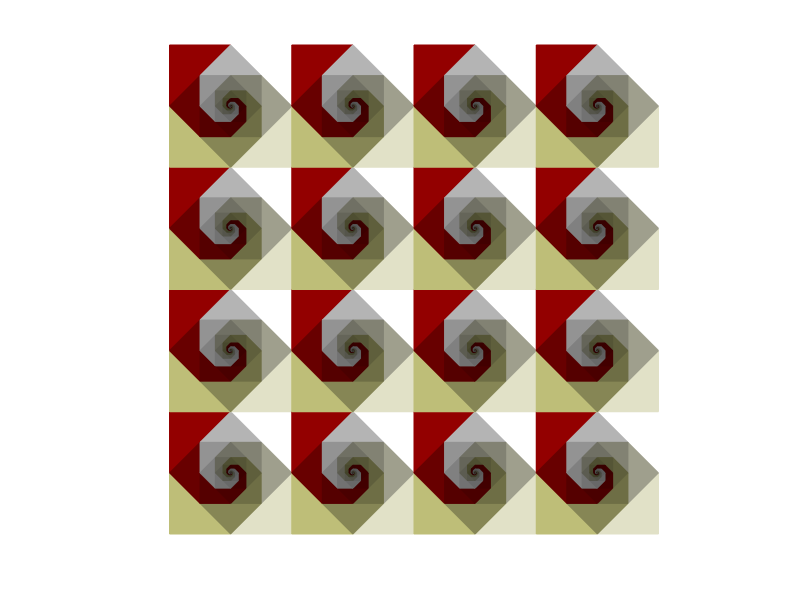

Recreate this plot in MATLAB.
function tileBaravelle
%square baravelle spiral
N=4;
phi=pi/N;
t=linspace(0+phi,2*pi+phi,N+1);
len=1;
cmap=pink(N);
theta=0;
px=[-0.707 0.707 0.707 -0.707];
py=[-0.707 -0.707 0.707 0.707];
for row=1:4
    for col=1:4
        len=1;
        theta=0;
        xoff=1.414*row;
        yoff=1.414*col;     
        for k=1:20
            for n=1:N
                [x,y]=pol2cart([phi 2*phi 3*phi]+t(n)+theta...
                    ,[len*cos(pi/N),len,len*cos(pi/N)]);
                patch(x+xoff,y+yoff,'r','facecolor',cmap(n,:)/sqrt(k)...
                    ,'edgecolor',cmap(n,:)/sqrt(k));
            end
            theta=theta+phi;
            len=len*cos(pi/N);
        end
    end
end
axis equal off
end